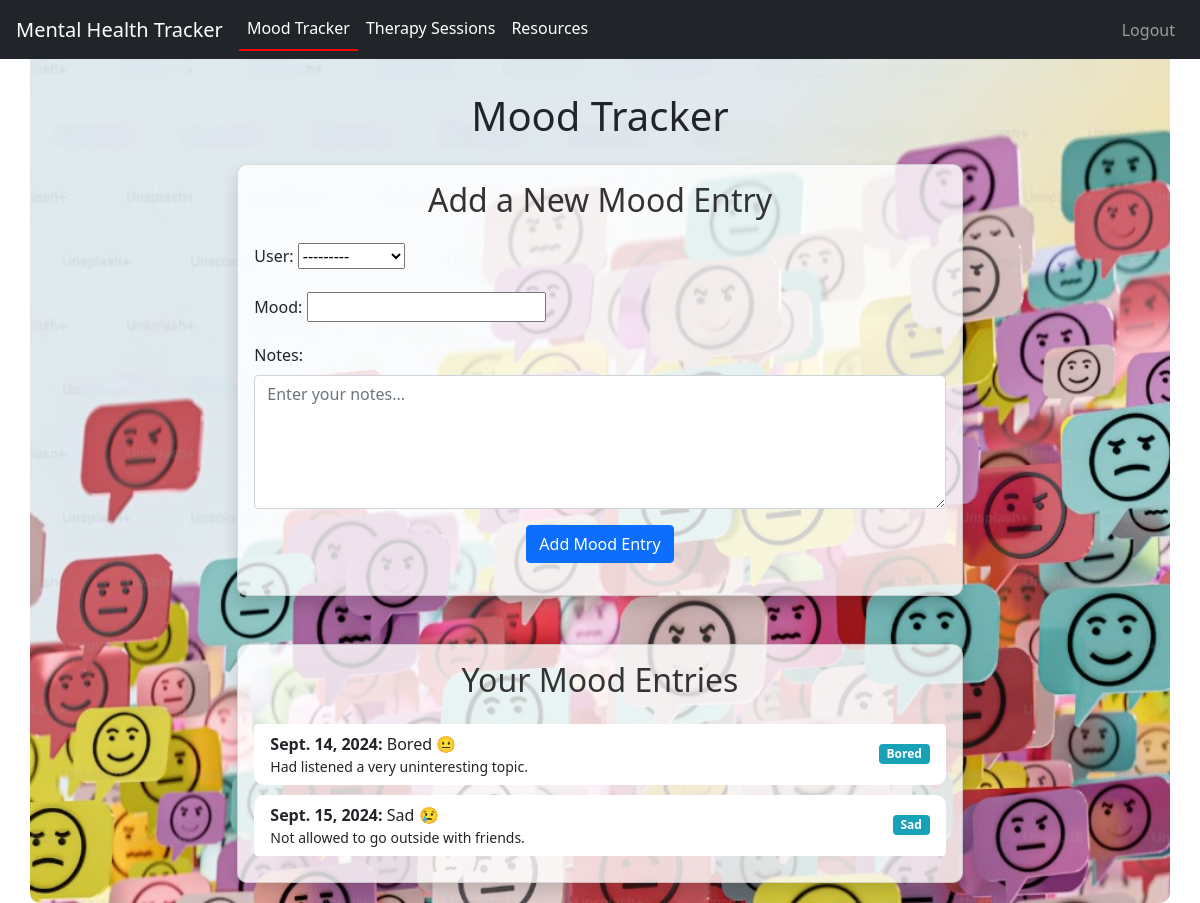
Page /mood/ (signed in) on the committed database.
### mental_health_app/models.py (models this page shows, shortened)
class MoodEntry(models.Model):
    user = models.ForeignKey(User, on_delete=models.CASCADE)
    date = models.DateField(auto_now_add=True)
    mood = models.CharField(max_length=50)
    notes = models.TextField(blank=True, null=True)

### mental_health_app/views.py (the view)
# urls.py: path('mood/', views.mood_entries, name='mood_entries'),
@login_required
def mood_entries(request):
    if request.method == 'POST':
        form = MoodEntryForm(request.POST)
        if form.is_valid():
            mood_entry = form.save(commit=False)
            mood_entry.user = request.user
            mood_entry.save()
            return redirect('mood_entries')
    else:
        form = MoodEntryForm()
    entries = MoodEntry.objects.filter(user=request.user)
    return render(request, 'mood_entries.html', {'form': form, 'entries': entries})

### mental_health_app/forms.py
class MoodEntryForm(forms.ModelForm):
    class Meta:
        model = MoodEntry
        fields = '__all__'
        widgets = {
            'notes': forms.Textarea(attrs={
                'class': 'form-control',
                'rows': 5,
                'placeholder': 'Enter your notes...',
            }),
        }

### templates/mood_entries.html (shortened to what this page needs)
{% extends 'base.html' %}
{% load static %}
{% block content %}
<div class="container mood-tracker mt-5">
    <div class="row">
        <div class="col-md-8 mx-auto">
            <h1 class="text-center mb-4 mt-4">Mood Tracker</h1>
            <div class="card shadow mb-5">
                <div class="card-body">
                    <h2 class="card-title text-center">Add a New Mood Entry</h2>
                    <form method="post" class="mt-4">
                        {{ form.as_p }}
                        <div class="text-center">
                            <button type="submit" class="btn btn-primary">Add Mood Entry</button>
                        </div>
                    </form>
                </div>
            </div>
            <div class="card shadow">
                <div class="card-body">
                    <h2 class="card-title text-center">Your Mood Entries</h2>
                    {% if entries %}
                        <ul class="list-group mt-4">
                            {% for entry in entries %}
                                <li class="list-group-item d-flex justify-content-between align-items-center">
                                    <div>
                                        <strong>{{ entry.date }}:</strong>
                                        {{ entry.mood }}
                                        {% if entry.mood == "Happy" %}
                                            😊
                                        {% elif entry.mood == "Angry" %}
                                            😠
                                        {% elif entry.mood == "Sad" %}
                                            😢
                                        {% elif entry.mood == "Excited" %}
                                            😃
                                        {% elif entry.mood == "Frustrated" %}
                                            😤
                                        {% elif entry.mood == "Bored" %}
                                            😐
                                        {% else %}
                                            😶
                                        {% endif %}
                                        <br>
                                        <small>{{ entry.notes }}</small>
                                    </div>
                                    <span class="badge badge-pill badge-info">{{ entry.mood }}</span>
                                </li>
                            {% endfor %}
                        </ul>
                    {% else %}
                        <p class="text-center mt-4">No mood entries yet. Start tracking your moods now!</p>
                    {% endif %}
                </div>
            </div>
        </div>
    </div>
</div>
{% endblock %}

### rows in the picture
MoodEntry: date "Sept. 14, 2024", mood "Bored", notes "Had listened a very uninteresting topic."
MoodEntry: date "Sept. 15, 2024", mood "Sad", notes "Not allowed to go outside with friends."
